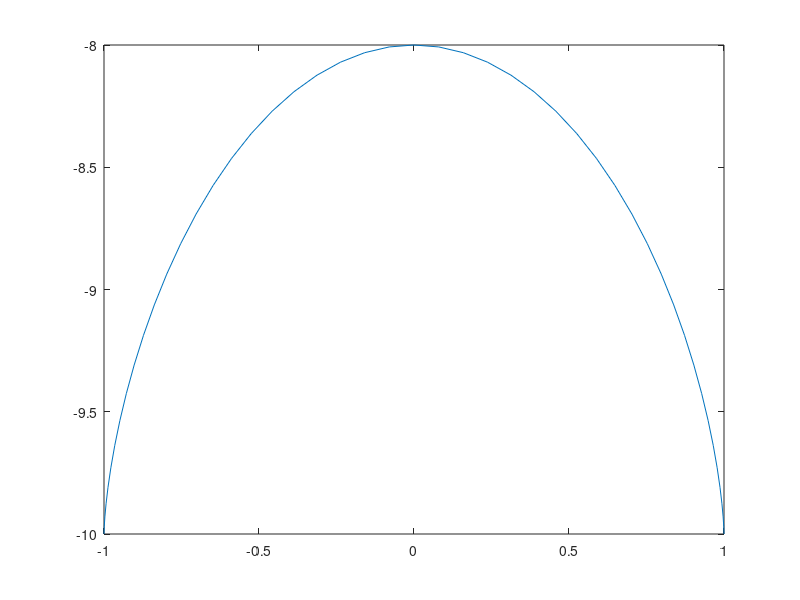

Write MATLAB code to recreate this figure.
clc;
clear;
Ts=1;
fai=0.5;
xs=-1;
xf=1;
zs=-10;
h=2;

x=[];
z=[];

for t=0:0.01:Ts*fai
    signa=2*pi*t/(fai*Ts);
    xep=(xf-xs)*((signa-sin(signa))/(2*pi))+xs;
    zep=h*(1-cos(signa))/2+zs;
    x=[x,xep];
    z=[z,zep];
end
plot(x,z)